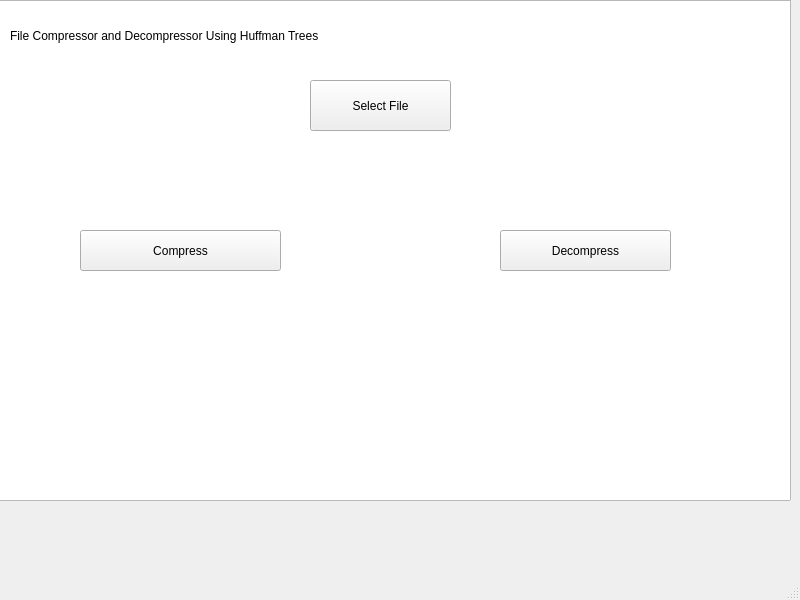
<?xml version="1.0" encoding="UTF-8"?>
<ui version="4.0">
 <class>MainWindow</class>
 <widget class="QMainWindow" name="MainWindow">
  <property name="geometry">
   <rect>
    <x>0</x>
    <y>0</y>
    <width>800</width>
    <height>600</height>
   </rect>
  </property>
  <property name="windowTitle">
   <string>File Zipper</string>
  </property>
  <widget class="QWidget" name="centralwidget">
   <widget class="QGraphicsView" name="graphicsView">
    <property name="geometry">
     <rect>
      <x>-10</x>
      <y>0</y>
      <width>801</width>
      <height>501</height>
     </rect>
    </property>
   </widget>
   <widget class="QPushButton" name="pushButton_2">
    <property name="geometry">
     <rect>
      <x>500</x>
      <y>230</y>
      <width>171</width>
      <height>41</height>
     </rect>
    </property>
    <property name="text">
     <string>Decompress</string>
    </property>
   </widget>
   <widget class="QPushButton" name="pushButton_3">
    <property name="geometry">
     <rect>
      <x>310</x>
      <y>80</y>
      <width>141</width>
      <height>51</height>
     </rect>
    </property>
    <property name="text">
     <string>Select File</string>
    </property>
   </widget>
   <widget class="QPushButton" name="pushButton_4">
    <property name="geometry">
     <rect>
      <x>80</x>
      <y>230</y>
      <width>201</width>
      <height>41</height>
     </rect>
    </property>
    <property name="text">
     <string>Compress</string>
    </property>
   </widget>
   <widget class="QLabel" name="label">
    <property name="geometry">
     <rect>
      <x>190</x>
      <y>160</y>
      <width>441</width>
      <height>31</height>
     </rect>
    </property>
    <property name="text">
     <string/>
    </property>
   </widget>
   <widget class="QLabel" name="label_2">
    <property name="geometry">
     <rect>
      <x>10</x>
      <y>0</y>
      <width>611</width>
      <height>71</height>
     </rect>
    </property>
    <property name="text">
     <string>File Compressor and Decompressor Using Huffman Trees</string>
    </property>
   </widget>
  </widget>
  <widget class="QMenuBar" name="menubar">
   <property name="geometry">
    <rect>
     <x>0</x>
     <y>0</y>
     <width>800</width>
     <height>22</height>
    </rect>
   </property>
  </widget>
  <widget class="QStatusBar" name="statusbar"/>
 </widget>
 <resources/>
 <connections/>
</ui>
